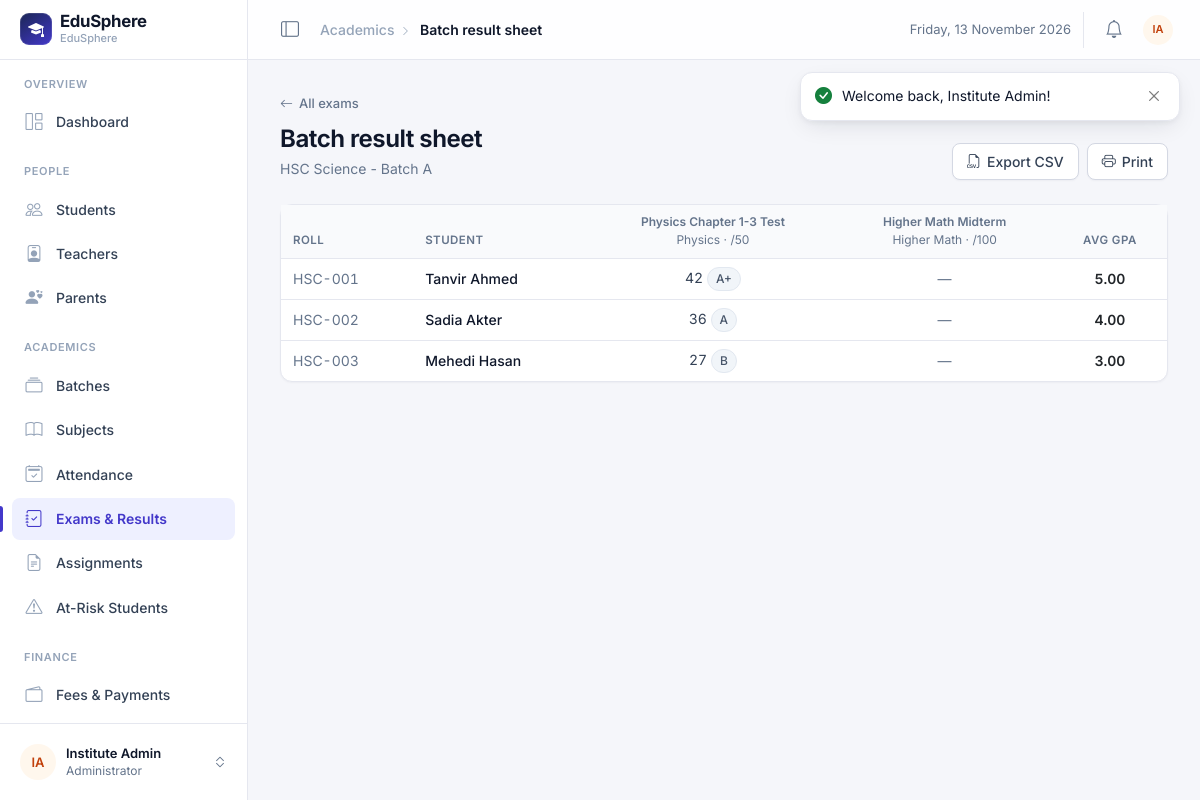
Screenshot of /exams/result_sheet.php?batch_id=1 (signed in) with the database file from the repository.
### tables this page shows
CREATE TABLE batches (
    id          INT AUTO_INCREMENT PRIMARY KEY,
    name        VARCHAR(100) NOT NULL,
    session     VARCHAR(20)  NOT NULL,                   
    description VARCHAR(255) NULL,
    created_at  DATETIME NOT NULL DEFAULT CURRENT_TIMESTAMP
);

CREATE TABLE exams (
    id           INT AUTO_INCREMENT PRIMARY KEY,
    subject_id   INT NOT NULL,
    exam_name    VARCHAR(100) NOT NULL,
    exam_type    ENUM('Quiz','Midterm','Final','Assignment') NOT NULL DEFAULT 'Quiz',
    exam_date    DATE NOT NULL,
    total_marks  INT NOT NULL DEFAULT 100,
    is_published TINYINT(1) NOT NULL DEFAULT 0,
    created_by   INT NULL,                               
    FOREIGN KEY (subject_id) REFERENCES subjects(id) ON DELETE CASCADE,
    FOREIGN KEY (created_by) REFERENCES users(id)    ON DELETE SET NULL
);

CREATE TABLE subjects (
    id       INT AUTO_INCREMENT PRIMARY KEY,
    batch_id INT NOT NULL,
    name     VARCHAR(100) NOT NULL,
    code     VARCHAR(20)  NULL,
    FOREIGN KEY (batch_id) REFERENCES batches(id) ON DELETE CASCADE
);

CREATE TABLE students (
    id             INT AUTO_INCREMENT PRIMARY KEY,
    user_id        INT NOT NULL UNIQUE,
    batch_id       INT NULL,
    roll_no        VARCHAR(20) NOT NULL,
    dob            DATE NULL,
    gender         ENUM('Male','Female','Other') NULL,
    phone          VARCHAR(20) NULL,
    address        VARCHAR(255) NULL,
    guardian_name  VARCHAR(100) NULL,
    photo          VARCHAR(255) NULL,
    admission_date DATE NULL,
    FOREIGN KEY (user_id)  REFERENCES users(id)   ON DELETE CASCADE,
    FOREIGN KEY (batch_id) REFERENCES batches(id) ON DELETE SET NULL
);

CREATE TABLE users (
    id              INT AUTO_INCREMENT PRIMARY KEY,
    name            VARCHAR(100) NOT NULL,
    username        VARCHAR(50)  NOT NULL UNIQUE,
    email           VARCHAR(100) NOT NULL UNIQUE,
    password        VARCHAR(255) NOT NULL,               
    role            ENUM('admin','teacher','student','parent') NOT NULL,
    status          ENUM('active','inactive') NOT NULL DEFAULT 'active',
    failed_attempts INT NOT NULL DEFAULT 0,
    locked_until    DATETIME NULL,
    reset_token     VARCHAR(64) NULL,
    reset_expires   DATETIME NULL,
    created_at      DATETIME NOT NULL DEFAULT CURRENT_TIMESTAMP
);

CREATE TABLE results (
    id         INT AUTO_INCREMENT PRIMARY KEY,
    exam_id    INT NOT NULL,
    student_id INT NOT NULL,
    marks      DECIMAL(6,2) NOT NULL,
    grade      VARCHAR(3) NOT NULL,
    gpa        DECIMAL(3,2) NOT NULL,
    UNIQUE KEY uq_result (exam_id, student_id),
    FOREIGN KEY (exam_id)    REFERENCES exams(id)    ON DELETE CASCADE,
    FOREIGN KEY (student_id) REFERENCES students(id) ON DELETE CASCADE
);

### exams/result_sheet.php (the view, shortened to what this page needs)
<?php
require_once __DIR__ . '/../includes/functions.php';
$exam_id  = get_int('id');
$batch_id = get_int('batch_id');
if ($exam_id) {
    $st = $pdo->prepare('SELECT e.*, s.name AS subject, b.name AS batch FROM exams e JOIN subjects s ON s.id = e.subject_id JOIN batches b ON b.id = s.batch_id WHERE e.id = ?');
    $st->execute([$exam_id]);
    $exam = $st->fetch();
    if (!$exam || !can_manage_subject((int)$exam['subject_id'])) {
        flash('danger', 'Exam not found.');
        redirect('exams/index.php');
    }
    $st = $pdo->prepare(
        'SELECT r.*, s.roll_no, u.name FROM results r JOIN students s ON s.id = r.student_id JOIN users u ON u.id = s.user_id
          WHERE r.exam_id = ? ORDER BY r.marks DESC, s.roll_no'
    );
    $st->execute([$exam_id]);
    $rows = $st->fetchAll();
    $marks = array_map('floatval', array_column($rows, 'marks'));
    $stats = [
        'Highest' => $marks ? max($marks) : 0,
        'Lowest'  => $marks ? min($marks) : 0,
        'Average' => $marks ? round(array_sum($marks) / count($marks), 2) : 0,
        'Pass rate' => $rows ? round(count(array_filter($rows, fn($r) => $r['grade'] !== 'F')) / count($rows) * 100) . '%' : '-',
    ];
    $title = $exam['exam_name'];
    $subtitle = $exam['batch'] . ' · ' . $exam['subject'] . ' · ' . fmt_date($exam['exam_date']) . ' · Total ' . $exam['total_marks'];
} elseif ($batch_id && can_manage_batch($batch_id)) {
    $st = $pdo->prepare('SELECT name FROM batches WHERE id = ?');
    $st->execute([$batch_id]);
    $title = 'Batch result sheet';
    $subtitle = $st->fetchColumn();
    $st = $pdo->prepare('SELECT e.id, e.exam_name, e.total_marks, s.name AS subject FROM exams e JOIN subjects s ON s.id = e.subject_id WHERE s.batch_id = ? ORDER BY e.exam_date');
    $st->execute([$batch_id]);
    $exams = $st->fetchAll();
    $st = $pdo->prepare('SELECT s.id, s.roll_no, u.name FROM students s JOIN users u ON u.id = s.user_id WHERE s.batch_id = ? ORDER BY s.roll_no');
    $st->execute([$batch_id]);
    $students = $st->fetchAll();
    $st = $pdo->prepare('SELECT r.* FROM results r JOIN exams e ON e.id = r.exam_id JOIN subjects s ON s.id = e.subject_id WHERE s.batch_id = ?');
    $st->execute([$batch_id]);
    $res = [];
    foreach ($st->fetchAll() as $r) $res[$r['student_id']][$r['exam_id']] = $r;
} else {
    redirect('exams/index.php');
}
require __DIR__ . '/../includes/header.php';
$actions = '<button class="btn btn-light" data-export-csv="#resultTable" data-filename="results.csv"><i class="bi bi-filetype-csv"></i> Export CSV</button>'
    . '<button class="btn btn-light" onclick="window.print()"><i class="bi bi-printer"></i> Print</button>';
?>
<?php page_head($title, e($subtitle), $actions, ['All exams', 'exams/index.php']); ?>
<?php if ($exam_id): ?>
    <section class="kpi-strip" aria-label="Exam statistics">
        <?php foreach ([['Highest', $stats['Highest'], 'arrow-up', 'is-success'], ['Lowest', $stats['Lowest'], 'arrow-down', 'is-danger'],
                        ['Average', $stats['Average'], 'bar-chart', 'is-primary'], ['Pass rate', $stats['Pass rate'], 'check2-circle', 'is-info']] as [$k, $v, $icon, $tone]): ?>
            <div class="kpi">
                <div class="kpi-label"><span class="kpi-icon <?= $tone ?>"><i class="bi bi-<?= $icon ?>"></i></span> <?= $k ?></div>
                <div class="kpi-value"><?= $rows ? e($v) : '—' ?></div>
                <div class="kpi-meta"><?= $k === 'Pass rate' ? count($rows) . ' students graded' : 'out of ' . (int)$exam['total_marks'] ?></div>
            </div>
        <?php endforeach; ?>
    </section>
    <div class="card">
        <div class="table-responsive">
            <table class="table table-stack" id="resultTable">
                <thead><tr><th style="width:70px">Pos.</th><th>Student</th><th class="num">Marks</th><th class="num">%</th><th>Grade</th><th class="num">GPA</th></tr></thead>
                <tbody>
                <?php foreach ($rows as $i => $r): ?>
                    <tr>
                        <td data-label="Position"><?= $i < 3 ? '<span class="badge text-bg-primary">#' . ($i + 1) . '</span>' : '<span class="text-muted tabular">#' . ($i + 1) . '</span>' ?></td>
                        <td><div class="cell-main"><?= e($r['name']) ?></div><div class="cell-sub">Roll <?= e($r['roll_no']) ?></div></td>
                        <td class="num" data-label="Marks"><?= (float)$r['marks'] ?></td>
                        <td class="num" data-label="%"><?= round($r['marks'] / $exam['total_marks'] * 100, 1) ?>%</td>
                        <td data-label="Grade"><span class="badge <?= $r['grade'] === 'F' ? 'text-bg-danger' : 'text-bg-success' ?>"><?= e($r['grade']) ?></span></td>
                        <td class="num" data-label="GPA"><?= number_format($r['gpa'], 2) ?></td>
                    </tr>
                <?php endforeach; ?>
                <?php if (!$rows): ?><?= empty_row(6, 'pencil-square', 'No marks entered yet', 'Enter marks to see the merit list.', '<a class="btn btn-sm btn-brand" href="' . url('exams/marks.php?id=' . $exam_id) . '">Enter marks</a>') ?><?php endif; ?>
                </tbody>
            </table>
        </div>
    </div>
<?php else: ?>
    <div class="card">
        <div class="table-responsive">
            <table class="table table-sm mb-0" id="resultTable">
                <thead>
                <tr><th>Roll</th><th>Student</th>
                    <?php foreach ($exams as $ex): ?>
                        <th class="text-center" style="text-transform:none;letter-spacing:0;font-size:12px"><?= e($ex['exam_name']) ?><div class="fw-normal text-muted"><?= e($ex['subject']) ?> · /<?= (int)$ex['total_marks'] ?></div></th>
                    <?php endforeach; ?>
                    <th class="text-center">Avg GPA</th></tr>
                </thead>
                <tbody>
                <?php foreach ($students as $s):
                    $gpas = array_map(fn($r) => (float)$r['gpa'], $res[$s['id']] ?? []); ?>
                    <tr>
                        <td class="tabular text-muted"><?= e($s['roll_no']) ?></td>
                        <td class="text-nowrap cell-main"><?= e($s['name']) ?></td>
                        <?php foreach ($exams as $ex): $r = $res[$s['id']][$ex['id']] ?? null; ?>
                            <td class="text-center tabular"><?= $r ? (float)$r['marks'] . ' <span class="badge ' . ($r['grade'] === 'F' ? 'text-bg-danger' : 'text-bg-light') . '">' . e($r['grade']) . '</span>' : '<span class="text-muted">—</span>' ?></td>
                        <?php endforeach; ?>
                        <td class="text-center fw-semibold text-dark tabular"><?= $gpas ? number_format(array_sum($gpas) / count($gpas), 2) : '—' ?></td>
                    </tr>
                <?php endforeach; ?>
                </tbody>
            </table>
        </div>
    </div>
<?php endif; ?>
<?php require __DIR__ . '/../includes/footer.php'; ?>

### includes/functions.php (shortened to what this page needs)
<?php
function e($value): string
{
    return htmlspecialchars((string)($value ?? ''), ENT_QUOTES, 'UTF-8');
}
function url(string $path = ''): string
{
    return BASE_URL . '/' . ltrim($path, '/');
}
function show_flash(): void
{
    $icons = ['success' => 'check-circle-fill', 'danger' => 'exclamation-octagon-fill',
              'warning' => 'exclamation-triangle-fill', 'info' => 'info-circle-fill'];
    echo '<div class="toast-stack" aria-live="polite">';
    foreach ($_SESSION['flash'] as $f) {
        $type = isset($icons[$f['type']]) ? $f['type'] : 'info';
        echo '<div class="es-toast is-' . $type . '" role="' . ($type === 'danger' ? 'alert' : 'status') . '" data-autohide="'
            . (in_array($type, ['success', 'info'], true) ? '1' : '0') . '">'
            . '<i class="bi bi-' . $icons[$type] . '"></i>'
            . '<div class="es-toast-msg">' . e($f['msg']) . '</div>'
            . '<button type="button" class="btn-close" aria-label="Close"></button></div>';
    }
    echo '</div>';
}
function page_head(string $title, string $sub = '', string $actions = '', ?array $back = null): void
{
    if ($back) {
        echo '<a class="page-back no-print" href="' . url($back[1]) . '"><i class="bi bi-arrow-left"></i> ' . e($back[0]) . '</a>';
    }
    echo '<div class="page-head"><div><h1>' . e($title) . '</h1>';
    if ($sub !== '') echo '<p class="page-sub">' . $sub . '</p>';
    echo '</div>';
    if ($actions !== '') echo '<div class="page-actions no-print">' . $actions . '</div>';
    echo '</div>';
}
function initials(string $name): string
{
    $parts = preg_split('/\s+/', trim($name)) ?: [];
    $out = '';
    foreach (array_slice($parts, 0, 2) as $p) {
        $out .= mb_strtoupper(mb_substr($p, 0, 1));
    }
    return $out ?: '?';
}
function avatar(string $name, ?string $photo = null, string $size = ''): string
{
    $cls = 'avatar' . ($size ? ' avatar-' . $size : '');
    $tone = (abs(crc32($name)) % 5) + 1;
    return '<span class="' . $cls . ' tone-' . $tone . '" aria-hidden="true">' . e(initials($name)) . '</span>';
}
function get_int(string $key, int $default = 0): int
{
    return isset($_GET[$key]) ? (int)$_GET[$key] : $default;
}

### rows the page displays
batches: name "HSC Science - Batch A"
exams: exam_name "Physics Chapter 1-3 Test", subject.name "Physics", total_marks "50"
exams: exam_name "Higher Math Midterm", subject.name "Higher Math", total_marks "100"
students: roll_no "HSC-001", user.name "Tanvir Ahmed", id.marks "42", id.grade "A+", array_sum($gpas)/count($gpas) "5.00"
students: roll_no "HSC-002", user.name "Sadia Akter", id.marks "36", id.grade "A", array_sum($gpas)/count($gpas) "4.00"
students: roll_no "HSC-003", user.name "Mehedi Hasan", id.marks "27", id.grade "B", array_sum($gpas)/count($gpas) "3.00"

### other values shown
$f['msg'] "Welcome back, Institute Admin!"
APP_NAME "EduSphere"
INSTITUTE_NAME "EduSphere"
$group "OVERVIEW"
$label "Dashboard"
$group "PEOPLE"
$label "Students"
$label "Teachers"
$label "Parents"
$group "ACADEMICS"
$label "Batches"
$label "Subjects"
$label "Attendance"
$label "Exams & Results"
$label "Assignments"
